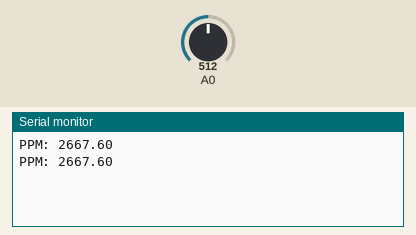
A sketch run on a simulated Arduino Uno, built with avr-gcc and run on an emulated ATmega328P. Parts: the last lines printed to the serial monitor. Inputs (shaded band) come from the test bench; at power-on: A0 = 512.

Above: at 1.8 s.
1.9 s: A0 set to 716
At 2.6 s:
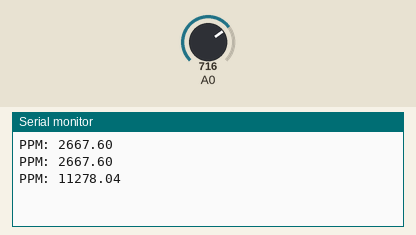
3.4 s: A0 set to 900
At 4.8 s:
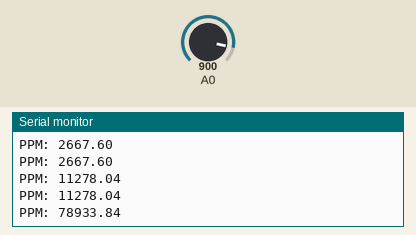
Timing chart, 0 to 6.4 s (numbered marks = the images above; inputs shaded):
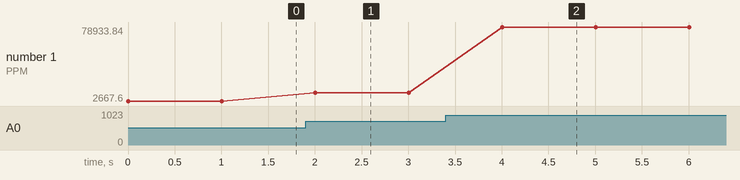

Measured:
- after the input at 1.9 s, the serial monitor: prints a new line after 0.10 s (image 1)
- after the input at 3.4 s, the serial monitor: prints a new line after 0.61 s (image 2)
- plotted number 1: 2667.6 → 11278.04 after the input at 1.9 s, 11278.04 → 78933.84 after the input at 3.4 s

The sketch:

misura_CO.ino
```cpp
float RS_gas = 0;
float ratio = 0;
float sensorValue = 0;
float sensor_volt = 0;
float R0 = 155538.46;

void setup() {
 Serial.begin(9600);
}

void loop() {
   sensorValue = analogRead(A0);
   sensor_volt = sensorValue/1024*5.0;
   RS_gas = (5.0-sensor_volt)/sensor_volt;
   ratio = RS_gas/R0; //Replace R0 with the value found using the sketch above
   float x = 1538.46 * ratio;
   float ppm = pow(x,-1.709);
   Serial.print("PPM: ");
   Serial.println(ppm);
   delay(1000);
}
```
